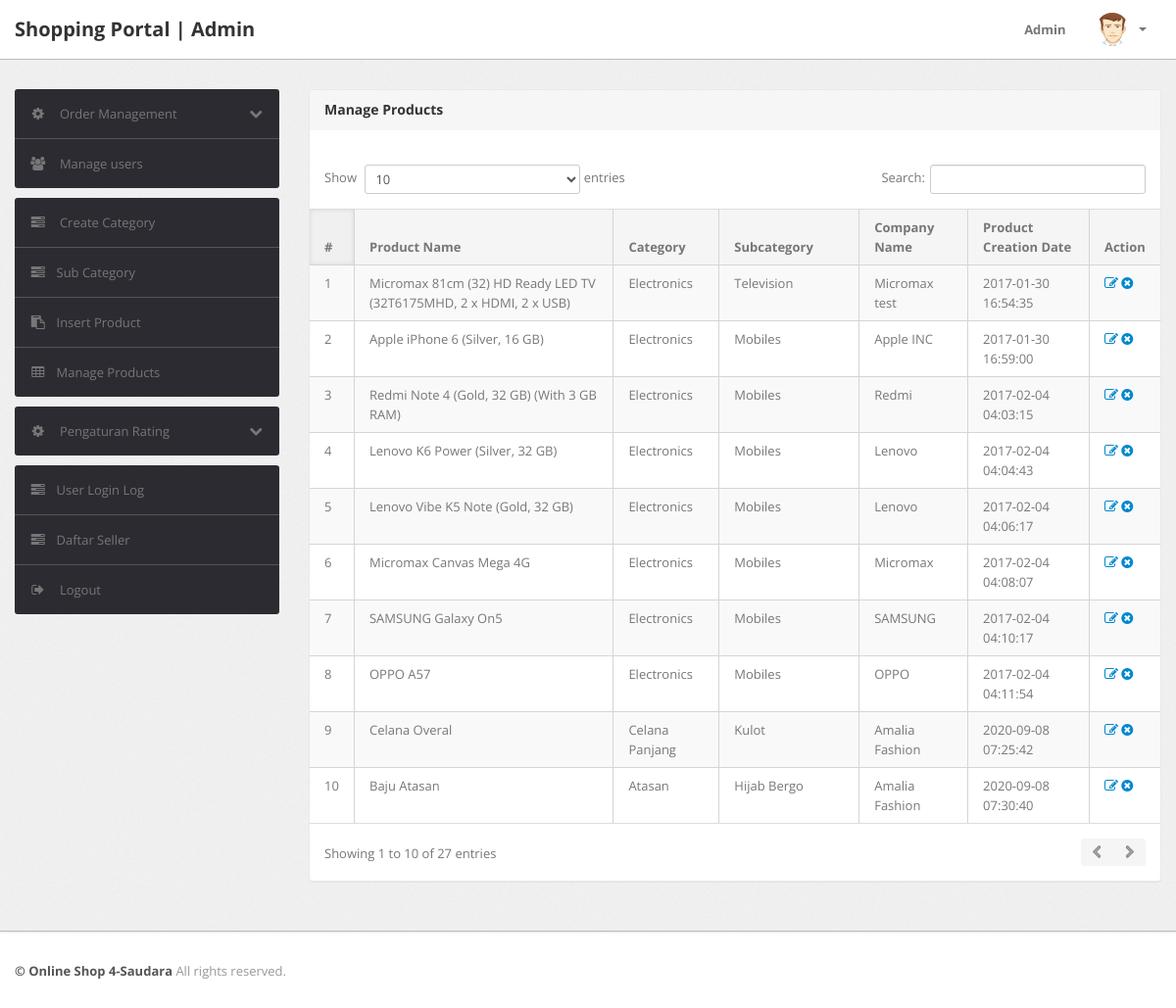
/admin/manage-products.php (signed in), run on the app's committed database.
### tables this page shows
CREATE TABLE `products` (
  `id` int(11) NOT NULL,
  `category` int(11) NOT NULL,
  `subCategory` int(11) DEFAULT NULL,
  `productName` varchar(255) DEFAULT NULL,
  `productCompany` varchar(255) DEFAULT NULL,
  `productPrice` int(11) DEFAULT NULL,
  `productPriceBeforeDiscount` int(11) DEFAULT NULL,
  `productDescription` longtext DEFAULT NULL,
  `productImage1` varchar(255) DEFAULT NULL,
  `productImage2` varchar(255) DEFAULT NULL,
  `productImage3` varchar(255) DEFAULT NULL,
  `shippingCharge` int(11) DEFAULT NULL,
  `productAvailability` varchar(255) DEFAULT NULL,
  `postingDate` timestamp NULL DEFAULT current_timestamp(),
  `updationDate` varchar(255) DEFAULT NULL,
  `id_seller` int(11) DEFAULT NULL,
  `rating_produk` double NOT NULL
);

CREATE TABLE `category` (
  `id` int(11) NOT NULL,
  `categoryName` varchar(255) DEFAULT NULL,
  `categoryDescription` longtext DEFAULT NULL,
  `creationDate` timestamp NOT NULL DEFAULT current_timestamp(),
  `updationDate` varchar(255) DEFAULT NULL
);

CREATE TABLE `subcategory` (
  `id` int(11) NOT NULL,
  `categoryid` int(11) DEFAULT NULL,
  `subcategory` varchar(255) DEFAULT NULL,
  `creationDate` timestamp NULL DEFAULT current_timestamp(),
  `updationDate` varchar(255) DEFAULT NULL
);

### admin/manage-products.php (the view, shortened to what this page needs)
<?php
include('include/config.php');
if(strlen($_SESSION['alogin'])==0)
	{
header('location:index.php');
}
else{
?>
<!DOCTYPE html>
<html lang="en">
<head>
	<link type="text/css" href="bootstrap/css/bootstrap.min.css" rel="stylesheet">
	<link type="text/css" href="bootstrap/css/bootstrap-responsive.min.css" rel="stylesheet">
	<link type="text/css" href="css/theme.css" rel="stylesheet">
	<link type="text/css" href="images/icons/css/font-awesome.css" rel="stylesheet">
</head>
<body>
<?php include('include/header.php');?>
	<div class="wrapper">
		<div class="container">
			<div class="row">
<?php include('include/sidebar.php');?>
			<div class="span9">
					<div class="content">
	<div class="module">
							<div class="module-head">
								<h3>Manage Products</h3>
							</div>
							<div class="module-body table">
									<br />
								<table cellpadding="0" cellspacing="0" border="0" class="datatable-1 table table-bordered table-striped	 display" width="100%">
									<thead>
										<tr>
											<th>#</th>
											<th>Product Name</th>
											<th>Category </th>
											<th>Subcategory</th>
											<th>Company Name</th>
											<th>Product Creation Date</th>
											<th>Action</th>
										</tr>
									</thead>
									<tbody>
<?php $query=mysqli_query($con,"select products.*,category.categoryName,subcategory.subcategory from products join category on category.id=products.category join subcategory on subcategory.id=products.subCategory");
$cnt=1;
while($row=mysqli_fetch_array($query))
{
?>
										<tr>
											<td><?php echo htmlentities($cnt);?></td>
											<td><?php echo htmlentities($row['productName']);?></td>
											<td><?php echo htmlentities($row['categoryName']);?></td>
											<td> <?php echo htmlentities($row['subcategory']);?></td>
											<td><?php echo htmlentities($row['productCompany']);?></td>
											<td><?php echo htmlentities($row['postingDate']);?></td>
											<td>
											<a href="edit-products.php?id=<?php echo $row['id']?>" ><i class="icon-edit"></i></a>
											<a href="manage-products.php?id=<?php echo $row['id']?>&del=delete" onClick="return confirm('Are you sure you want to delete?')"><i class="icon-remove-sign"></i></a></td>
										</tr>
										<?php $cnt=$cnt+1; } ?>
								</table>
							</div>
						</div>
					</div>
				</div>
			</div>
		</div>
	</div>
<?php include('include/footer.php');?>
</body>
<?php } ?>

### data on the page
products: productName "Micromax 81cm (32) HD Ready LED TV (32T6175MHD, 2 x HDMI, 2 x USB)", category.categoryName "Electronics", subcategory.subcategory "Television", productCompany "Micromax test", postingDate "2017-01-30 16:54:35"
products: productName "Apple iPhone 6 (Silver, 16 GB)", category.categoryName "Electronics", subcategory.subcategory "Mobiles", productCompany "Apple INC", postingDate "2017-01-30 16:59:00"
products: productName "Redmi Note 4 (Gold, 32 GB) (With 3 GB RAM)", category.categoryName "Electronics", subcategory.subcategory "Mobiles", productCompany "Redmi", postingDate "2017-02-04 04:03:15"
products: productName "Lenovo K6 Power (Silver, 32 GB)", category.categoryName "Electronics", subcategory.subcategory "Mobiles", productCompany "Lenovo", postingDate "2017-02-04 04:04:43"
products: productName "Lenovo Vibe K5 Note (Gold, 32 GB)", category.categoryName "Electronics", subcategory.subcategory "Mobiles", productCompany "Lenovo", postingDate "2017-02-04 04:06:17"
products: productName "Micromax Canvas Mega 4G", category.categoryName "Electronics", subcategory.subcategory "Mobiles", productCompany "Micromax", postingDate "2017-02-04 04:08:07"
products: productName "SAMSUNG Galaxy On5", category.categoryName "Electronics", subcategory.subcategory "Mobiles", productCompany "SAMSUNG", postingDate "2017-02-04 04:10:17"
products: productName "OPPO A57", category.categoryName "Electronics", subcategory.subcategory "Mobiles", productCompany "OPPO", postingDate "2017-02-04 04:11:54"
products: productName "Celana Overal", category.categoryName "Celana Panjang", subcategory.subcategory "Kulot", productCompany "Amalia Fashion", postingDate "2020-09-08 07:25:42"
products: productName "Baju Atasan", category.categoryName "Atasan", subcategory.subcategory "Hijab Bergo", productCompany "Amalia Fashion", postingDate "2020-09-08 07:30:40"
